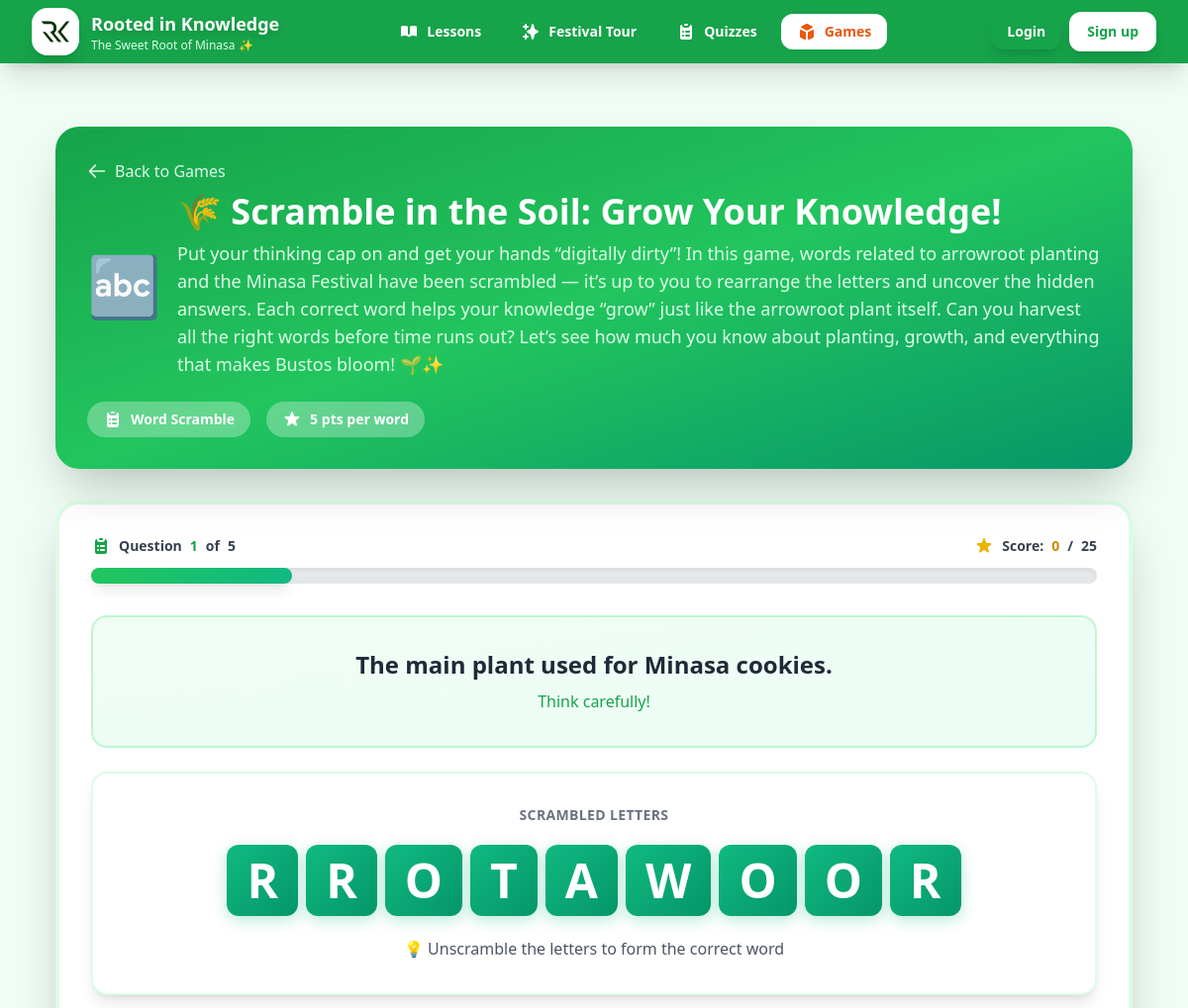
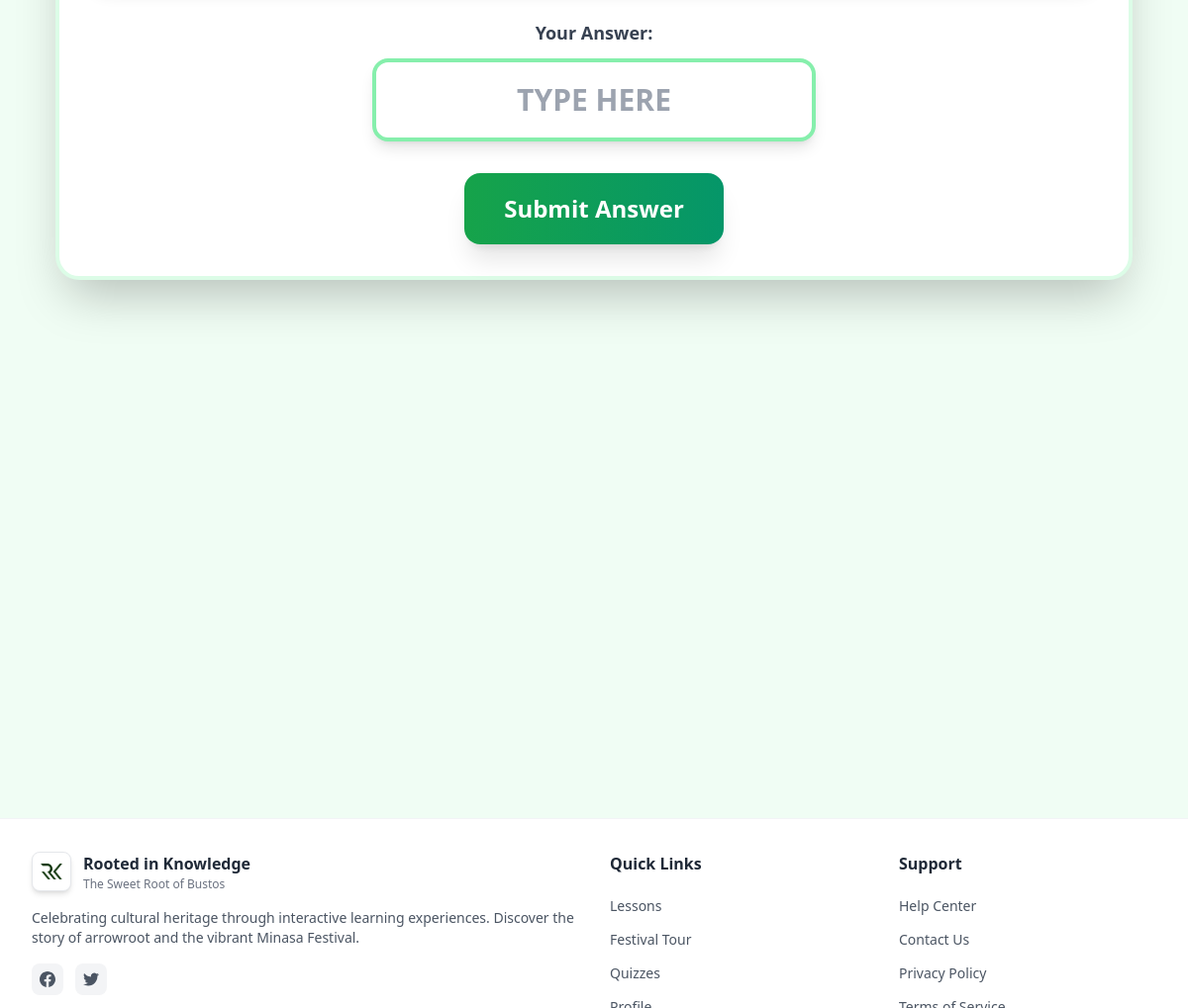
Page /games/1/ on the committed database (2 pictures, top to bottom).
### games/models.py (models this page shows, shortened)
class Game(models.Model):
    GAME_TYPE_CHOICES = [
        ('word_scramble', 'Word Scramble'),
        ('drag_drop', 'Drag and Drop Sorting'),
        ('image_identification', 'Image Identification'),
        ('memory_match', 'Memory Matching'),
    ]
    title = models.CharField(max_length=200)
    game_type = models.CharField(max_length=30, choices=GAME_TYPE_CHOICES)
    description = models.TextField(help_text="Learning goal and game instructions")
    article = models.ForeignKey('core.Article', on_delete=models.SET_NULL, null=True, blank=True, related_name='games')
    difficulty = models.CharField(max_length=20, choices=[('easy', 'Easy'), ('medium', 'Medium'), ('hard', 'Hard')], default='medium')
    time_limit = models.IntegerField(null=True, blank=True, help_text="Time limit in seconds (optional)")
    points_per_correct = models.IntegerField(default=10, validators=[MinValueValidator(1)])
    order = models.PositiveIntegerField(default=0, help_text="Display order in game list")
    created_at = models.DateTimeField(auto_now_add=True)
    updated_at = models.DateTimeField(auto_now=True)
    is_active = models.BooleanField(default=True)
    class Meta:
        ordering = ['order', '-created_at']

### games/views.py (the view, shortened to what this page needs)
# urls.py: path('<int:pk>/', views.game_detail, name='game_detail'),
def game_detail(request, pk):
    game = get_object_or_404(Game.objects.prefetch_related('questions__options'), pk=pk, is_active=True)
    can_play = request.user.is_authenticated
    if not can_play:
        all_games = list(Game.objects.filter(is_active=True).values_list('id', flat=True))
        game_position = None
        try:
            game_position = all_games.index(game.id)
        except ValueError:
            game_position = None
        if game_position is not None and game_position < PUBLIC_GAMES_LIMIT:
            can_play = True
        else:
            messages.warning(
                request,
                '🔒 This game requires registration! Please register or log in to play. '
                'Registration is FREE for students from Bustos, Bulacan (Grades 7-12)!'
            )
    questions = game.questions.all()
    game_data = None
    if can_play:
        game_data = {
            'id': game.id,
            'title': game.title,
            'type': game.game_type,
            'description': game.description,
            'time_limit': game.time_limit,
            'points_per_correct': game.points_per_correct,
            'questions': []
        }
        for q in questions:
            question_data = {
                'id': q.id,
                'text': q.question_text,
                'order': q.order,
            }
            if game.game_type == 'word_scramble':
                word = q.word.upper()
                scrambled = ''.join(random.sample(word, len(word)))
                question_data['scrambled'] = scrambled
                question_data['answer'] = word
            question_data['explanation'] = q.explanation
            game_data['questions'].append(question_data)
    context = {
        'game': game,
        'game_data_json': json.dumps(game_data) if game_data else None,
        'can_play': can_play,
    }
    context.update(get_public_access_context(request.user))
    return render(request, f'games/{game.game_type}_game.html', context)

### core/access_control.py (called while the page is built)
def get_public_access_context(user):
    return {
        'user_is_authenticated': user.is_authenticated,
        'games_limit': None if user.is_authenticated else PUBLIC_GAMES_LIMIT,
        'quizzes_limit': None if user.is_authenticated else PUBLIC_QUIZZES_LIMIT,
        'has_full_access': user.is_authenticated,
        'show_registration_prompt': not user.is_authenticated,
    }

### games/templates/games/word_scramble_game.html (shortened to what this page needs)
{% extends 'core/base.html' %}
{% load static %}
{% block content %}
<div class="max-w-6xl mx-auto px-6 py-8">
  <div class="bg-gradient-to-br from-green-600 via-green-500 to-emerald-600 text-white rounded-3xl p-8 mb-8 shadow-2xl transform hover:scale-[1.02] transition-all">
    <div class="flex items-center gap-2 text-green-100 mb-2">
      <a href="{% url 'games:game_list' %}" class="hover:text-white transition-colors flex items-center gap-2">
        <svg class="w-5 h-5" fill="none" stroke="currentColor" viewBox="0 0 24 24">
          <path stroke-linecap="round" stroke-linejoin="round" stroke-width="2" d="M10 19l-7-7m0 0l7-7m-7 7h18"></path>
        </svg>
        Back to Games
      </a>
    </div>
    <div class="flex items-center gap-4">
      <div class="text-6xl">🔤</div>
      <div>
        <h1 class="text-4xl font-bold mb-2">{{ game.title }}</h1>
        <p class="text-green-100 text-lg">{{ game.description }}</p>
      </div>
    </div>
    <div class="mt-6 flex flex-wrap items-center gap-4 text-sm">
      <span class="bg-white/30 backdrop-blur-sm px-4 py-2 rounded-full font-semibold flex items-center gap-2">
        Word Scramble
      </span>
      <span class="bg-white/30 backdrop-blur-sm px-4 py-2 rounded-full font-semibold flex items-center gap-2">
        {{ game.points_per_correct }} pts per word
      </span>
    </div>
  </div>
  <div id="game-container" class="bg-white rounded-3xl shadow-2xl p-8 border-4 border-green-100">
    <div class="mb-8">
      <div class="flex justify-between text-sm font-semibold text-gray-700 mb-3">
        <span class="flex items-center gap-2">
          Question <span id="current-question" class="text-green-600">1</span> of <span id="total-questions">0</span>
        </span>
        <span class="flex items-center gap-2">
          Score: <span id="score" class="text-yellow-600 font-bold">0</span> / <span id="max-score">0</span>
        </span>
      </div>
      <div class="w-full bg-gray-200 rounded-full h-4 shadow-inner">
        <div id="progress-bar" class="progress-bar-animated bg-gradient-to-r from-green-500 to-emerald-500 h-4 rounded-full transition-all shadow-lg" style="width: 0%"></div>
      </div>
    </div>
    <div id="question-area" class="text-center question-container">
      <div class="bg-gradient-to-br from-green-50 to-emerald-50 rounded-2xl p-8 mb-6 border-2 border-green-200">
        <h2 class="text-2xl font-bold text-gray-800 mb-2" id="question-text">Loading...</h2>
        <p class="text-green-600 font-medium">Think carefully!</p>
      </div>
      <div class="mb-8 bg-white rounded-2xl p-8 shadow-lg border-2 border-green-100">
        <p class="text-gray-500 text-sm uppercase tracking-wide mb-4 font-semibold">Scrambled Letters</p>
        <div id="scrambled-word" class="text-5xl font-bold mb-4 min-h-[80px] flex items-center justify-center flex-wrap">
        </div>
        <p class="text-gray-600 font-medium">💡 Unscramble the letters to form the correct word</p>
      </div>
      <div class="mb-8">
        <label class="block text-gray-700 font-semibold mb-3 text-lg">Your Answer:</label>
        <input type="text" id="answer-input" class="w-full max-w-md mx-auto text-center text-3xl font-bold px-6 py-5 border-4 border-green-300 rounded-2xl focus:border-green-500 focus:outline-none focus:ring-4 focus:ring-green-200 uppercase shadow-lg transition-all" placeholder="TYPE HERE" autocomplete="off">
      </div>
      <button id="submit-btn" class="px-10 py-5 bg-gradient-to-r from-green-600 to-emerald-600 text-white text-2xl font-bold rounded-2xl hover:from-green-700 hover:to-emerald-700 transition-all shadow-xl hover:shadow-2xl hover:scale-105 transform">
      </button>
    </div>
  </div>
</div>
{% endblock %}

### core/templates/core/base.html (style rules this page uses)
:root { --cream: #FFF9F0; --leaf: #7CB67E; --brown: #8B5E3C; --gold: #FFD700; --festival-green: #4CAF50; --festival-orange: #FF9800; --festival-yellow: #FDD835; --festival-blue: #42A5F5; --light-green: #8BC34A; }
* { transition: all 0.3s cubic-bezier(0.4, 0, 0.2, 1); }

### games/templates/games/word_scramble_game.html (style rules this page uses)
.question-container { animation: slideInUp 0.5s ease-out; }
.progress-bar-animated { transition: width 0.5s ease-out; }

### rows in the picture
Game: title "🌾 Scramble in the Soil: Grow Your Knowledge!", description "Put your thinking cap on and get your hands “digitally dirty”! In this game, words related to arrowroot planting and the Minasa Festival have been scrambled — it’s up to you to rearrange the letters and uncover the hidden answers. Each correct word helps your knowledge “grow” just like the arrowroot plant itself. Can you harvest all the right words before time runs out? Let’s see how much you know about planting, growth, and everything that makes Bustos bloom! 🌱✨", points_per_correct "5"
